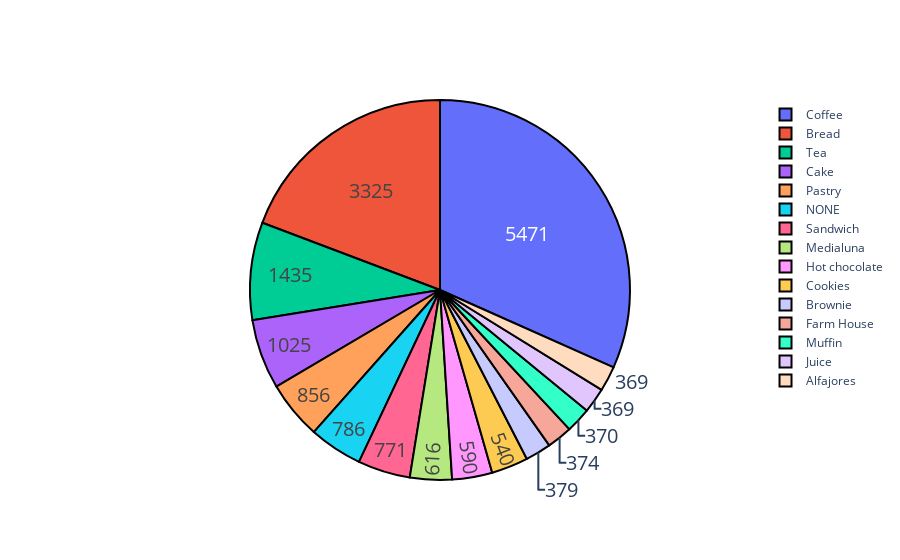

Notebook code cell kept with this figure:
### Code cell
# another method to plot a pie-chart
labels = x          # x is items
values = y          # y is sales of that item
trace = go.Pie(labels = labels, values = values, hoverinfo = 'label+percent', textinfo = 'value', textfont = dict(size=20),
              marker = dict(line = dict(color = '#000000', width=2) ))
iplot([trace], filename='graph_object_pie_chart')

### Figure 1 — Plotly figure (JSON) as saved in the notebook; plotly's stock layout.template omitted (floating-point values rounded to 4 significant figures)
{"data": [{"hoverinfo": "label+percent", "labels": ["Coffee", "Bread", "Tea", "Cake", "Pastry", "NONE", "Sandwich", "Medialuna", "Hot chocolate", "Cookies", "Brownie", "Farm House", "Muffin", "Juice", "Alfajores"], "marker": {"line": {"color": "#000000", "width": 2}}, "textfont": {"size": 20}, "textinfo": "value", "type": "pie", "values": [5471, 3325, 1435, 1025, 856, 786, 771, 616, 590, 540, 379, 374, 370, 369, 369]}], "layout": {}}
